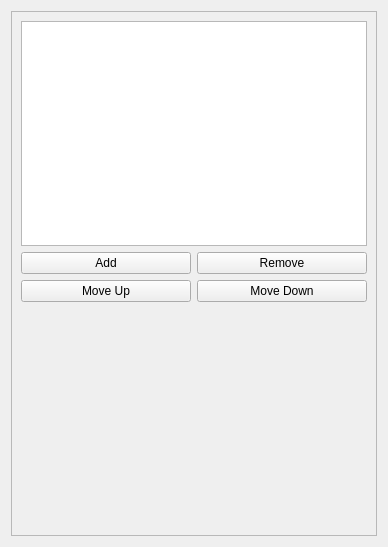
<?xml version="1.0" encoding="UTF-8"?>
<ui version="4.0">
 <class>Cameras</class>
 <widget class="QWidget" name="Cameras">
  <property name="geometry">
   <rect>
    <x>0</x>
    <y>0</y>
    <width>388</width>
    <height>547</height>
   </rect>
  </property>
  <property name="windowTitle">
   <string>Cameras</string>
  </property>
  <layout class="QVBoxLayout" name="verticalLayout">
   <item>
    <widget class="QScrollArea" name="scrollArea">
     <property name="widgetResizable">
      <bool>true</bool>
     </property>
     <widget class="QWidget" name="scrollAreaWidgetContents_3">
      <property name="geometry">
       <rect>
        <x>0</x>
        <y>0</y>
        <width>368</width>
        <height>527</height>
       </rect>
      </property>
      <layout class="QVBoxLayout" name="verticalLayout_12">
       <item>
        <widget class="QTreeWidget" name="CameraTree">
         <attribute name="headerVisible">
          <bool>false</bool>
         </attribute>
         <column>
          <property name="text">
           <string>Order</string>
          </property>
         </column>
         <column>
          <property name="text">
           <string>Pos</string>
          </property>
         </column>
        </widget>
       </item>
       <item>
        <layout class="QGridLayout" name="gridLayout">
         <item row="0" column="1">
          <widget class="QPushButton" name="RemoveCamera">
           <property name="text">
            <string>Remove</string>
           </property>
          </widget>
         </item>
         <item row="0" column="0">
          <widget class="QPushButton" name="AddCamera">
           <property name="text">
            <string>Add</string>
           </property>
          </widget>
         </item>
         <item row="1" column="0">
          <widget class="QPushButton" name="MoveUp">
           <property name="text">
            <string>Move Up</string>
           </property>
          </widget>
         </item>
         <item row="1" column="1">
          <widget class="QPushButton" name="MoveDown">
           <property name="text">
            <string>Move Down</string>
           </property>
          </widget>
         </item>
        </layout>
       </item>
       <item>
        <spacer name="verticalSpacer">
         <property name="orientation">
          <enum>Qt::Orientation::Vertical</enum>
         </property>
         <property name="sizeHint" stdset="0">
          <size>
           <width>20</width>
           <height>40</height>
          </size>
         </property>
        </spacer>
       </item>
      </layout>
     </widget>
    </widget>
   </item>
  </layout>
 </widget>
 <resources/>
 <connections/>
</ui>
